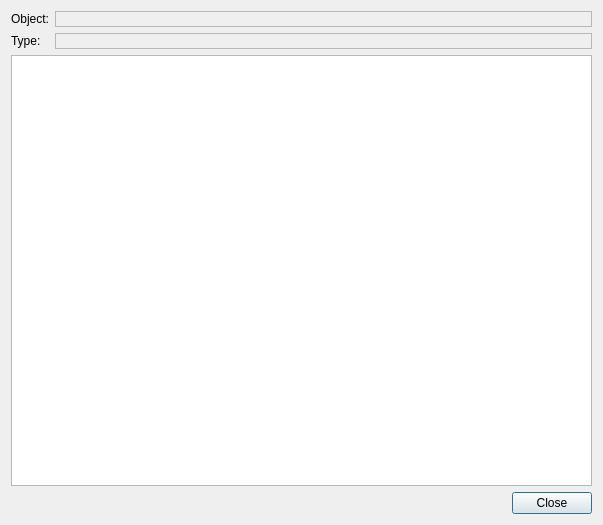
<?xml version="1.0" encoding="UTF-8"?>
<ui version="4.0">
 <class>PropertyDialog</class>
 <widget class="QDialog" name="PropertyDialog">
  <property name="geometry">
   <rect>
    <x>0</x>
    <y>0</y>
    <width>603</width>
    <height>525</height>
   </rect>
  </property>
  <property name="windowTitle">
   <string>Object Properties</string>
  </property>
  <layout class="QVBoxLayout" name="verticalLayout">
   <item>
    <layout class="QFormLayout" name="formLayout">
     <item row="0" column="0">
      <widget class="QLabel" name="label">
       <property name="text">
        <string>Object:</string>
       </property>
      </widget>
     </item>
     <item row="0" column="1">
      <widget class="QLabel" name="m_objectLabel">
       <property name="sizePolicy">
        <sizepolicy hsizetype="MinimumExpanding" vsizetype="Preferred">
         <horstretch>0</horstretch>
         <verstretch>0</verstretch>
        </sizepolicy>
       </property>
       <property name="frameShape">
        <enum>QFrame::StyledPanel</enum>
       </property>
       <property name="frameShadow">
        <enum>QFrame::Sunken</enum>
       </property>
       <property name="text">
        <string/>
       </property>
      </widget>
     </item>
     <item row="1" column="0">
      <widget class="QLabel" name="label_2">
       <property name="text">
        <string>Type:</string>
       </property>
      </widget>
     </item>
     <item row="1" column="1">
      <widget class="QLabel" name="m_typeLabel">
       <property name="sizePolicy">
        <sizepolicy hsizetype="MinimumExpanding" vsizetype="Preferred">
         <horstretch>0</horstretch>
         <verstretch>0</verstretch>
        </sizepolicy>
       </property>
       <property name="frameShape">
        <enum>QFrame::StyledPanel</enum>
       </property>
       <property name="frameShadow">
        <enum>QFrame::Sunken</enum>
       </property>
       <property name="text">
        <string/>
       </property>
      </widget>
     </item>
    </layout>
   </item>
   <item>
    <widget class="QTreeView" name="m_view">
     <property name="alternatingRowColors">
      <bool>true</bool>
     </property>
     <property name="rootIsDecorated">
      <bool>false</bool>
     </property>
     <property name="uniformRowHeights">
      <bool>true</bool>
     </property>
     <property name="itemsExpandable">
      <bool>false</bool>
     </property>
     <property name="expandsOnDoubleClick">
      <bool>false</bool>
     </property>
     <attribute name="headerStretchLastSection">
      <bool>false</bool>
     </attribute>
    </widget>
   </item>
   <item>
    <widget class="QDialogButtonBox" name="buttonBox">
     <property name="orientation">
      <enum>Qt::Horizontal</enum>
     </property>
     <property name="standardButtons">
      <set>QDialogButtonBox::Close</set>
     </property>
    </widget>
   </item>
  </layout>
 </widget>
 <resources/>
 <connections>
  <connection>
   <sender>buttonBox</sender>
   <signal>accepted()</signal>
   <receiver>PropertyDialog</receiver>
   <slot>accept()</slot>
   <hints>
    <hint type="sourcelabel">
     <x>248</x>
     <y>254</y>
    </hint>
    <hint type="destinationlabel">
     <x>157</x>
     <y>274</y>
    </hint>
   </hints>
  </connection>
  <connection>
   <sender>buttonBox</sender>
   <signal>rejected()</signal>
   <receiver>PropertyDialog</receiver>
   <slot>reject()</slot>
   <hints>
    <hint type="sourcelabel">
     <x>316</x>
     <y>260</y>
    </hint>
    <hint type="destinationlabel">
     <x>286</x>
     <y>274</y>
    </hint>
   </hints>
  </connection>
 </connections>
</ui>
